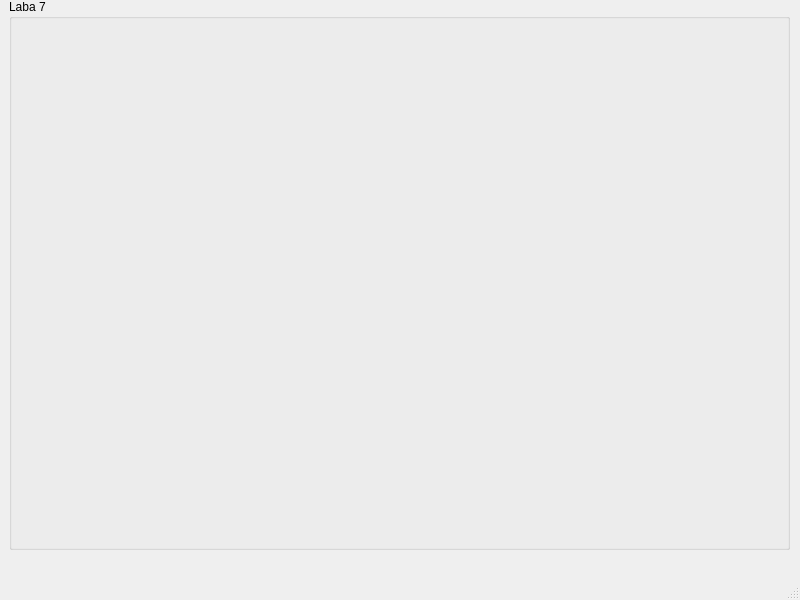
<?xml version="1.0" encoding="UTF-8"?>
<ui version="4.0">
 <class>MainWindow</class>
 <widget class="QMainWindow" name="MainWindow">
  <property name="geometry">
   <rect>
    <x>0</x>
    <y>0</y>
    <width>800</width>
    <height>600</height>
   </rect>
  </property>
  <property name="windowTitle">
   <string>MainWindow</string>
  </property>
  <widget class="QWidget" name="centralwidget">
   <widget class="QGroupBox" name="groupBox">
    <property name="geometry">
     <rect>
      <x>9</x>
      <y>-1</y>
      <width>781</width>
      <height>551</height>
     </rect>
    </property>
    <property name="title">
     <string>Laba 7</string>
    </property>
   </widget>
  </widget>
  <widget class="QMenuBar" name="menubar">
   <property name="geometry">
    <rect>
     <x>0</x>
     <y>0</y>
     <width>800</width>
     <height>21</height>
    </rect>
   </property>
  </widget>
  <widget class="QStatusBar" name="statusbar"/>
 </widget>
 <resources/>
 <connections/>
</ui>
